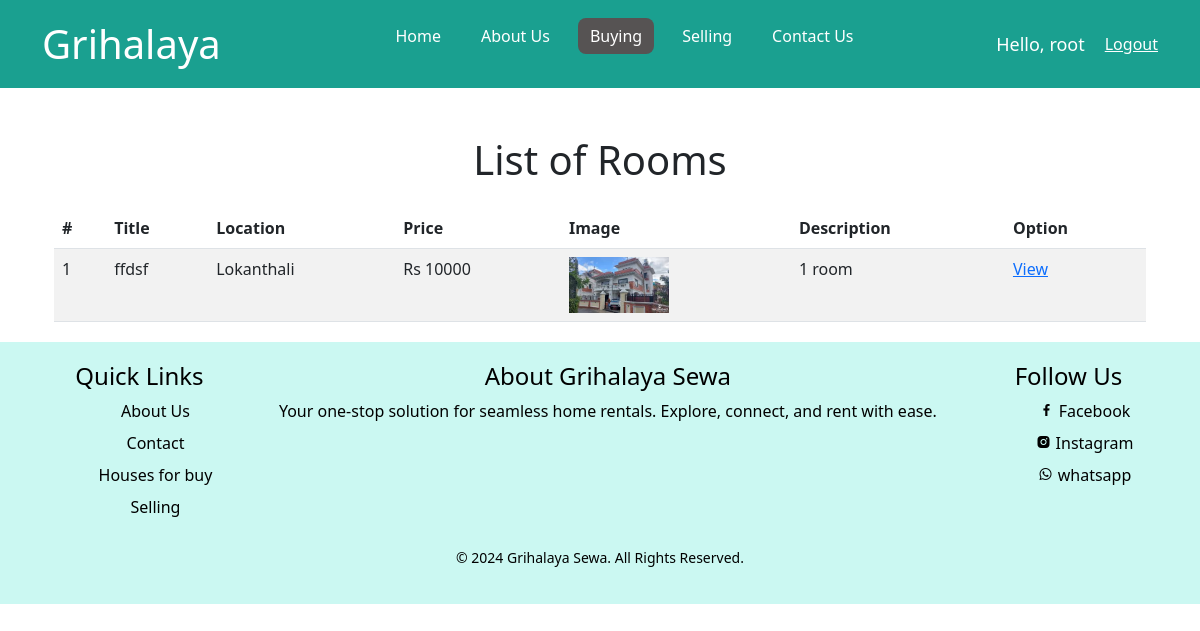
The app's page /register/buy/ (signed in), older data.
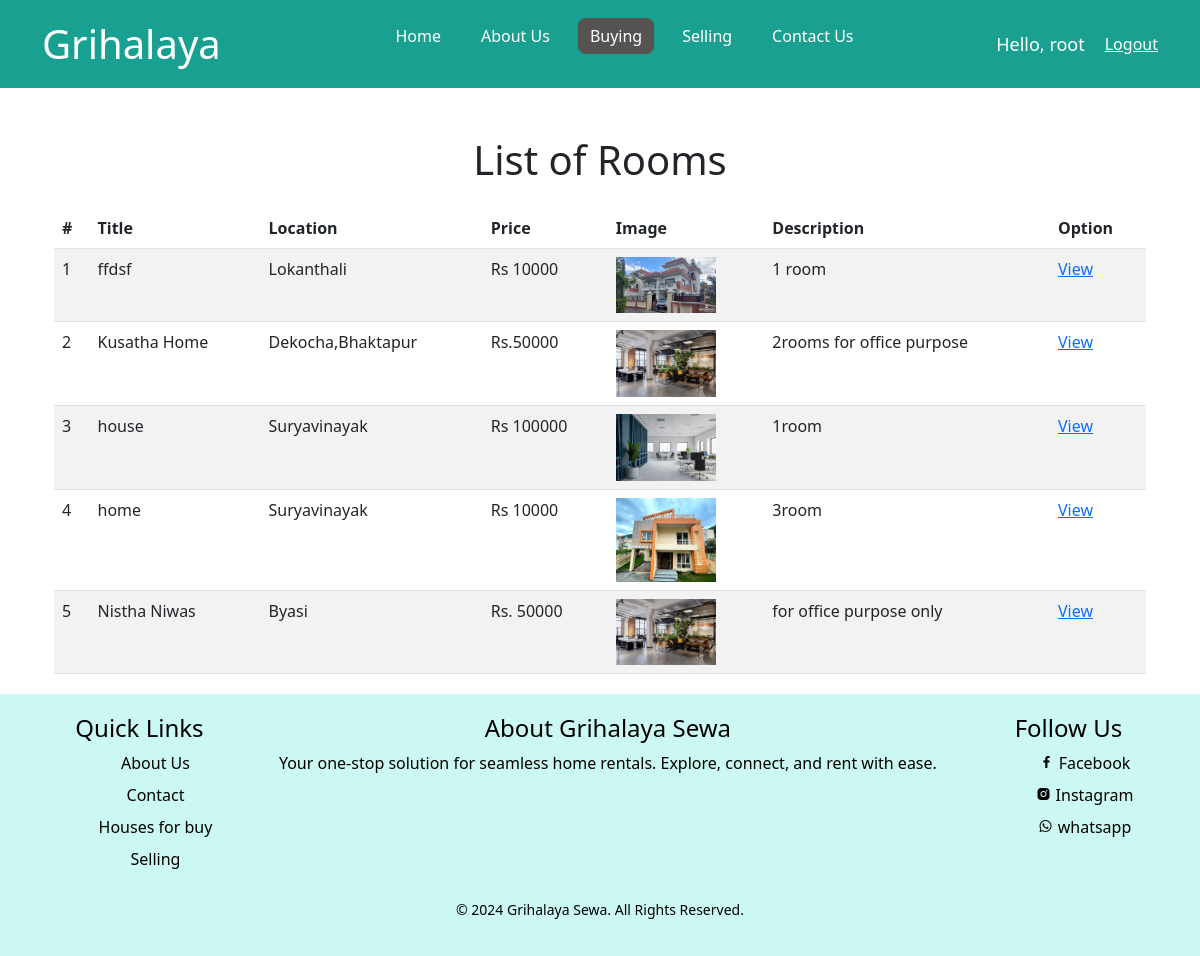
The same page, newer data.
### register/models.py (models this page shows, shortened)
class Room(models.Model):
    title = models.CharField(max_length=200)  # Title of the room listing
    location = models.CharField(max_length=255)  # Location of the room
    price = models.CharField(max_length=255)  # Price for renting the room
    image = models.ImageField(upload_to='room_images/')  # Image of the room
    description = models.TextField()  # Description of the room
    seller_name = models.CharField(max_length=255)  # Seller's name
    seller_address = models.TextField()  # Seller's address
    seller_email = models.EmailField()  # Seller's email
    seller_phone = models.CharField(max_length=15)  # Seller's phone number
    status = models.CharField(
        max_length=50,
        choices=[('available', 'Available'), ('sold', 'Sold')],
        default='available'
    )  # Room status
    user = models.ForeignKey(User, on_delete=models.CASCADE, related_name='rooms', null=True, blank=True)

### register/views.py (the view)
# urls.py: path('buy/',views.buying,name="buying"),#room_list
@login_required(login_url='register:login')  #to visit buying page first login
def buying(request): #list room
    rooms=Room.objects.all()
    return render(request,"register/buying/buy_room_list.html", {"buying":"active",'rooms':rooms})

### templates/register/buying/buy_room_list.html (shortened to what this page needs)
{% extends "main/base.html" %}
{% load static %}
{% block css %}
{{ block.super }}
{% endblock css %}
{% block content %}
    <div class="container mt-5">
        <h1 class="mb-4">List of Rooms</h1>
        <table class="table table-striped">
            <thead>
                <tr>
                    <th>#</th>
                    <th>Title</th>
                    <th>Location</th>
                    <th>Price</th>
                    <th>Image</th>
                    <th>Description</th>
                    <th>Option</th>
                </tr>
            </thead>
            <tbody>
                {% for room in rooms %}
                <tr>
                    <td>{{ forloop.counter }}</td>
                    <td>{{ room.title }}</td>
                    <td>{{ room.location }}</td>
                    <td>{{ room.price }}</td>
                    <td>
                        {% if room.image %}
                        <img src="{{ room.image.url }}" alt="Room Image" style="width: 100px; height: auto;">
                        {% else %}
                        No image
                        {% endif %}
                    </td>
                    <td>{{ room.description }}</td>
                    <td>
                        <a href="{% url "register:buy_room_detail" room.pk %}">View</a>
                    </td>
                </tr>
                {% empty %}
                <tr>
                    <td colspan="6" class="text-center">No rooms available.</td>
                </tr>
                {% endfor %}
            </tbody>
        </table>
    </div>
{% endblock content %}

### templates/main/base.html (shortened to what this page needs)
{% load static %}
<!DOCTYPE html>
<html lang="en">
<head>
    {% block css %}
    <link rel=stylesheet href="{% static 'css/mycss2.css' %}">
    {% endblock  %}
  <link href="https://cdn.jsdelivr.net/npm/sweetalert2@11/dist/sweetalert2.min.css" rel="stylesheet">
  <link href='https://unpkg.com/boxicons@2.1.4/css/boxicons.min.css' rel='stylesheet'>
  <link rel="stylesheet" href="https://cdnjs.cloudflare.com/ajax/libs/bootstrap/5.3.0/css/bootstrap.min.css">
</head>
<body>
   {% include "main/navbar.html" %}
   <div class="container">
     {% block content %}{% endblock content %}
    </div>
     <footer>
        <div class="footer-container">
          <div class="footer-links">
            <h4>Quick Links</h4>
            <ul>
              <li><a href="{% url "aboutus" %}">About Us</a></li>
              <li><a href="{% url "contactus" %}">Contact</a></li>
              <li><a href="{% url "register:buying" %}">Houses for buy</a></li>
              {% if request.user.is_authenticated %}
              <li><a  href="{% url "register:selling" request.user.pk %}">Selling</a></li>
              {% endif %}
            </ul>
          </div>
          <div class="footer-about">
            <h4>About Grihalaya Sewa</h4>
            <p>Your one-stop solution for seamless home rentals. Explore, connect, and rent with ease.</p>
          </div>
          <div class="footer-links">
            <h4>Follow Us</h4>
            <ul>
              <li><a href="https://facebook.com"><i class='bx bxl-facebook' ></i> Facebook</a> </li>
              <li><a href="https://instagram.com"><i class='bx bxl-instagram-alt'></i> Instagram</a></li>
              <li><a href="https://whatsapp.com"><i class='bx bxl-whatsapp'></i> whatsapp</a> </li>
            </ul>
          </div>
        </div>
        <div class="footer-bottom">
          <p>&copy; 2024 Grihalaya Sewa. All Rights Reserved.</p>
        </div>
      </footer>
</body>
</html>

### templates/main/navbar.html
{% load static %}
<div class="bg-header">
<div class="container">
<header>
    <div class="logo">
        <a href="#" > Grihalaya</a>
    </div>
    <nav class="navbar">
        <ul >
            <li><a class="{{home}}" href="{% url "home" %}">Home</a></li>
            <li><a class="{{aboutus}}" href="{% url "aboutus" %}">About Us</a></li>
            <li><a class="{{buying}}" href="{% url "register:buying" %}">Buying</a></li>
            {% if request.user.is_authenticated %}
            <li><a class="{{selling}}" href="{% url "register:selling" request.user.pk %}">Selling</a></li>
            {% else %}
            <li><a class="{{selling}}" href="{% url "register:selling2" %}">Selling</a></li>
            {% endif %}
            <li><a class="{{contactus}}" href="{% url "contactus" %}">Contact Us</a></li>
        </ul>
    </nav>
    <div class="h-btn">
        {% if request.user.is_authenticated %}
        <span class="hello"> Hello, {{request.user.username}} </span>
        <a href="{% url "register:logout" %}" class="btn-logout">Logout</a>
        {% else %}
        <a href="{% url "register:login" %}"  class="btn-login">Login</a>
        <a href="{% url "register:signup" %}"  class="btn-signup">Sign Up</a>
        {% endif %}
    </div>
 </header>
</div>
</div>

### static/css/mycss2.css (style rules this page uses)
* { margin: 0; padding: 0; box-sizing: border-box; }
.container { width: 1200px; margin: auto; }
.bg-header { background-color: #1aa090; }
header { display: flex; align-items: center; justify-content: space-between; padding: 10px 0px; }
.logo a { text-decoration: none; font-size: 40px; color: white; }
.navbar ul { display: flex; align-items: center; justify-content: center; color: white; list-style: none; }
.navbar ul li a { padding: 6px 12px; margin: 0 8px; border-radius: 8px; text-decoration: none; color: white; display: inline-block; }
ul li .active { background-color: rgb(86, 83, 83); }
.h-btn { display: flex; align-items: center; justify-content: center; gap: 20px; }
.h-btn a { display: inline-block; color: white; }
.hello { display: inline-block; font-size: 18px; color: white; }
footer { background: #cbf8f2; color: black; padding: 20px 0; text-align: center; margin-top: 20px; }
.footer-container { display: flex; justify-content: space-evenly; flex-wrap: wrap; }
.footer-links ul, .footer-links li, .footer-about p { list-style: none; margin: 8px 0; }
.footer-links a { text-decoration: none; color: black; }
.footer-bottom { margin-top: 20px; font-size: 14px; }
h1 { text-align: center; color: #333; }

Row changes from the older to the newer data that the page shows:
added Room: title "Kusatha Home", location "Dekocha,Bhaktapur", price "Rs.50000", image (picture), description "2rooms for office purpose"
added Room: title "house", location "Suryavinayak", price "Rs 100000", image (picture), description "1room"
added Room: title "home", location "Suryavinayak", price "Rs 10000", image (picture), description "3room"
added Room: title "Nistha Niwas", location "Byasi", price "Rs. 50000", image (picture), description "for office purpose only"
